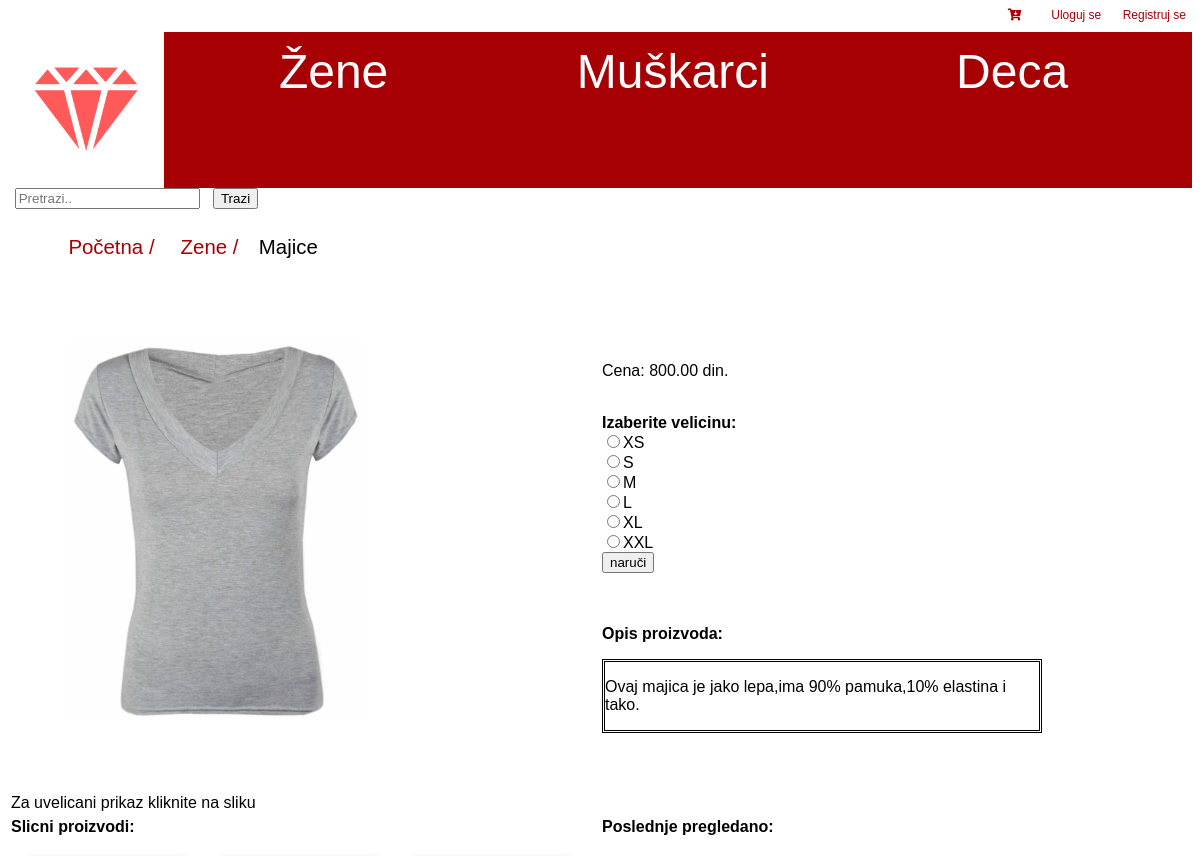
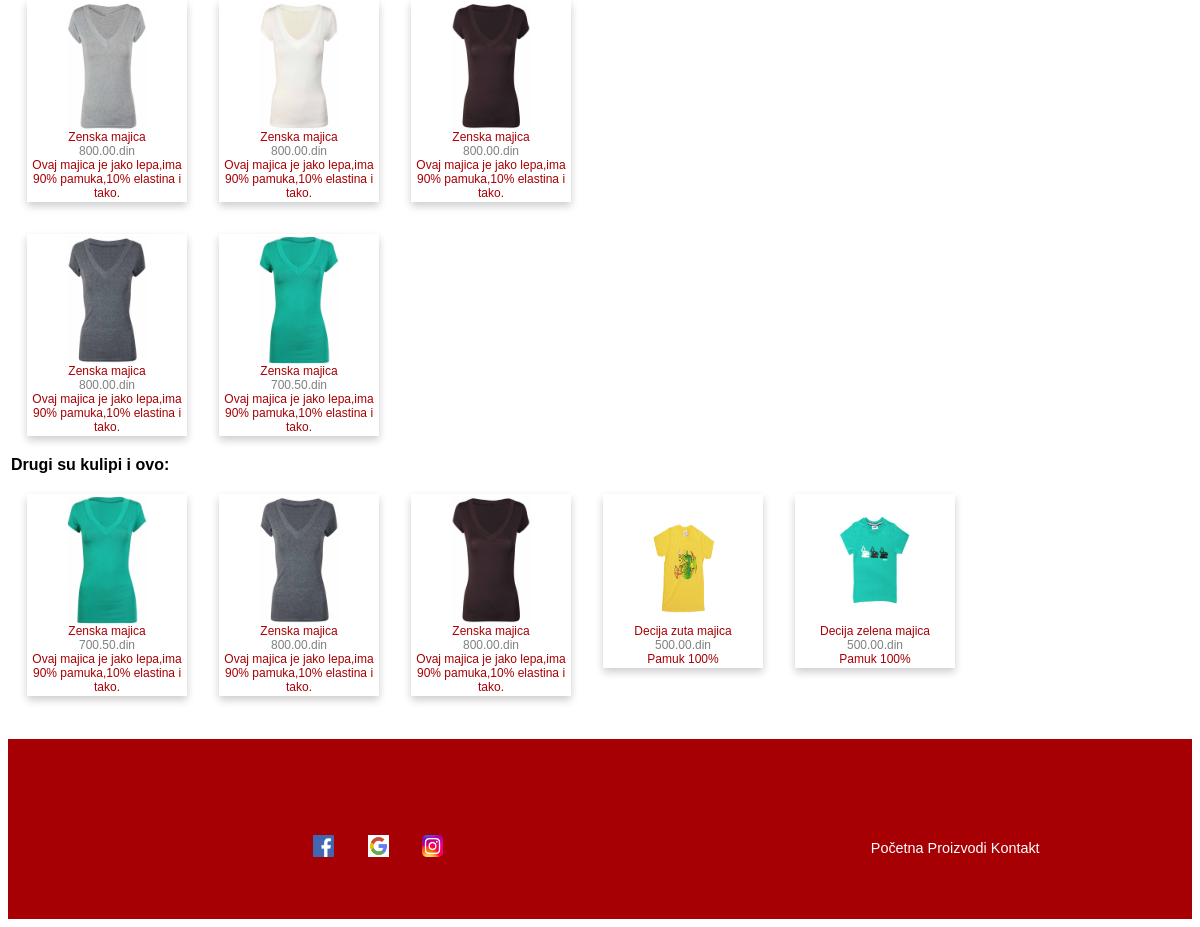
The app's page /?page=item&i=1 with its own data (2 pictures, top to bottom).
### tables this page shows
CREATE TABLE `category_item` (
  `id_category_item` int(11) NOT NULL,
  `category` varchar(255) NOT NULL
);

CREATE TABLE `type_item` (
  `id_type_item` int(11) NOT NULL,
  `type` varchar(255) NOT NULL,
  `id_category_item` int(11) NOT NULL
);

CREATE TABLE `item` (
  `id_item` int(11) NOT NULL,
  `name` varchar(25) NOT NULL,
  `price` decimal(10,2) NOT NULL,
  `id_color` int(11) NOT NULL,
  `description` varchar(255) NOT NULL,
  `image` varchar(255) DEFAULT NULL,
  `id_category_item` int(11) DEFAULT NULL,
  `id_type_item` int(11) DEFAULT NULL,
  `id_sale` int(11) DEFAULT NULL
);

CREATE TABLE `size` (
  `id_size` int(11) NOT NULL,
  `size` varchar(5) NOT NULL
);

### includes/item.php (the view, shortened to what this page needs)
<?php
function make_similar($similar){
    $similar_table = '';
    foreach ($similar as $key => $value) {
            $similar_table .='<div class="card">'.
                 '<a href="?page=item&i='.$value[0].'"><img src="'.DIMAGES.$value[4].'" style="width:5em; height: 8em;  margin: 0px"></a>'.
                 '<a href="?page=item&i='.$value[0].'"><p style="margin: 0px; font-size: 12px">'.$value[1].'</p></a>'.
                 '<p class="price" style="margin: 0px;  font-size: 12px">'.$value[2].'.din</p>'.
                 '<a href="?page=item&i='.$value[0].'"><p style="margin: 0px; font-size: 12px">'.$value[3].'</p></a></div>';
    }
    return $similar_table;
};
function last_watch($last_watch){
    $last_watch_table = '';
    return $last_watch_table;
};
function orders_item($orders_item){
    global $link, $i;
    $orders_item_table = '';
    foreach ($orders_item as $key => $value) {
        if($value[0]!== $i){
            $item_sql = 'SELECT `id_item`, `name`, `price`,  `description`, `image` FROM `item` WHERE `id_item` = '.$value[0];
            $item = mysqli_fetch_assoc(mysqli_query($link, $item_sql));
            $orders_item_table .='<div class="card">'.
                 '<a href="?page=item&i='.$item['id_item'].'"><img src="'.DIMAGES.$item['image'].'" style="width:5em; height: 8em;  margin: 0px"></a>'.
                 '<a href="?page=item&i='.$item['id_item'].'"><p style="margin: 0px; font-size: 12px">'.$item['name'].'</p></a>'.
                 '<p class="price" style="margin: 0px;  font-size: 12px">'.$item['price'].'.din</p>'.
                 '<a href="?page=item&i='.$item['id_item'].'"><p style="margin: 0px; font-size: 12px">'.$item['description'].'</p></a></div>';
        }
    }
    return $orders_item_table;
}
$range_similar = 200.00;
$a= $item['price'] - $range_similar;
$b= $item['price'] + $range_similar;
$similar_sql = 'SELECT `id_item`, `name`, `price`,  `description`, `image` FROM `item` WHERE `id_category_item` = '.$item['id_category_item'].
                    ' AND `id_type_item` = '.$item['id_type_item'].' AND `price` BETWEEN '.$a.' AND '.$b.' ORDER BY `id_item` LIMIT 5';
$similar = mysqli_fetch_all(mysqli_query($link, $similar_sql));
$last_watch_sql ="SELECT DISTINCT  `id_item`  FROM `session` WHERE `session_id_number` = '".$_COOKIE['PHPSESSID']."' ORDER BY `id_session` DESC LIMIT 5";
$last_watch = mysqli_fetch_all(mysqli_query($link, $last_watch_sql));
$orders_item_sql = "SELECT DISTINCT `id_item` FROM `orders_item` WHERE `id_orders` IN (SELECT DISTINCT `id_orders` FROM `orders_item` WHERE  `id_item`= $i)";
$orders_item = mysqli_fetch_all(mysqli_query($link, $orders_item_sql));
$orders_item_items = orders_item($orders_item);
$similar_items = make_similar($similar);
$last_watch_items = last_watch($last_watch);
?>
<div class="majca">
  <table>
    <tbody>
        <tr>
            <td>
              <img id="myImg" src="<?= DIMAGES.$item['image'] ?>">
              <p>Za uvelicani prikaz kliknite na sliku</p>
            </td>
            <td>
              <p>Cena: <?=$item['price'].' din.' ?></p><br>
              <b>Izaberite velicinu:</b><br>
              <form method="post">
                <?php
                    $radiobutton = mysqli_query($link,  'SELECT * FROM `size`');
                    foreach ($radiobutton as $key => $value)
                    echo '<input type="radio" name="size" value="'.$value['size'].'">'.$value['size'].'<br>';
                ?>
                <input type="submit" value="naruči">
              </form>
              <br><br>
              <b>Opis proizvoda:</b>
              <div class="opisproizvoda">
                <p><?=$item['description'] ?></p>
              </div>
            </td>
        </tr>
    </tbody>
  </table>
   <div class="similar">
       <table><tr><td><b>Slicni proizvodi:</b></td><td><b>Poslednje pregledano:</b></td></tr>
           <tr><td><?=$similar_items?></td><td><?=$last_watch_items?></td></tr>
           <tr><td  colspan="2" ><b>Drugi su kulipi i ovo:</b></td></tr>
           <tr><td colspan="2"><?=$orders_item_items?></td></tr></table>
   </div>
 </div>

### includes/breadcrumb.php (shortened to what this page needs)
<?php
$page = $_GET['page'] ?? '';
$f='';
if ($page == 'item'){
    $i = $_GET['i'];
    $item_sql = 'SELECT * FROM `item` WHERE `id_item` ='.$i;
    $item = mysqli_fetch_assoc(mysqli_query($link, $item_sql));
    $category_item_sql = 'SELECT `category` FROM `category_item`  '
            .'WHERE `id_category_item` = '.$item['id_category_item'];
    $category_item = mysqli_fetch_assoc(mysqli_query($link, $category_item_sql));
    $type_item_sql = 'SELECT `type` FROM `type_item` WHERE `id_type_item` = '.$item['id_type_item'];
    $type_item = mysqli_fetch_assoc(mysqli_query($link, $type_item_sql));
    $f='<li><a href="?page=items&category='.$item['id_category_item'].'&type='.$item['id_type_item'].'">'
            .$category_item['category'].' /</a></li><li>'.$type_item['type'].'</li>';
}
switch ($page) {
	case 'item' :
		$b = $f;
		break;
}
?>
<div class="breadcrumb" >
    <ul>
        <li><a href="./">Početna  /</a></li>
        <?php echo $b?>
    </ul>
</div>

### public/css/style.css (style rules this page uses)
body { font-size:12px; background: #ffffff; font-family: Arial; overflow: auto; }
a { color: rgb(167, 0, 4); }
a:link { text-decoration: none; }
.opisproizvoda { margin-right:25%; margin-top:1em; border-style:double; }
.majca table { width: 100%; }
.majca img { margin: 10%; width: 50%; }
.majca td { width: 50% }
.card { box-shadow: 0 4px 8px 0 rgba(0, 0, 0, 0.2); width: 10em; margin: 1em; text-align: center; font-family: arial; display: inline-table; }
.price { color: grey; font-size: 1em; }
.card p { font-size: 12px; }
.breadcrumb { font-size: 1.7em; width: 100%; display: inline; }
.breadcrumb li { display: inline; margin-left: 1em; }
.breadcrumb ul { margin-top: 1em; }

### records on screen
category_item: category "Zene"
type_item: type "Majice"
item: image (picture), price "800.00", description "Ovaj majica je jako lepa,ima 90% pamuka,10% elastina i tako.", name "Zenska majica"
size: size "XS"
size: size "S"
size: size "M"
size: size "L"
size: size "XL"
size: size "XXL"
item: image (picture), name "Zenska majica", price "800.00", description "Ovaj majica je jako lepa,ima 90% pamuka,10% elastina i tako."
item: image (picture), name "Zenska majica", price "800.00", description "Ovaj majica je jako lepa,ima 90% pamuka,10% elastina i tako."
item: image (picture), name "Zenska majica", price "800.00", description "Ovaj majica je jako lepa,ima 90% pamuka,10% elastina i tako."
item: image (picture), name "Zenska majica", price "700.50", description "Ovaj majica je jako lepa,ima 90% pamuka,10% elastina i tako."
item: image (picture), name "Decija zuta majica", price "500.00", description "Pamuk 100%"
item: image (picture), name "Decija zelena majica", price "500.00", description "Pamuk 100%"
